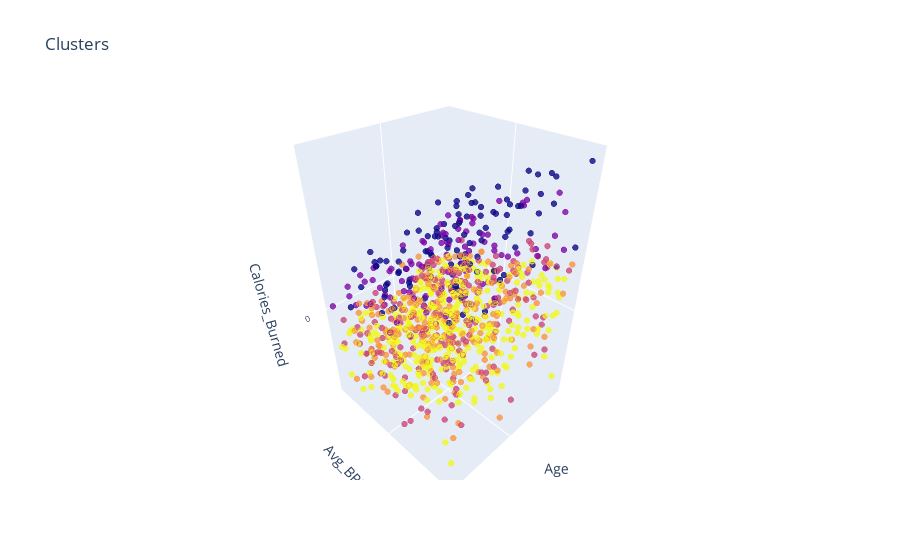

The notebook cell this image was saved under:
### Markdown cell above
# Визуализация кластеры, используя только 3 признака

### Code cell
import plotly.graph_objs as go
import plotly.offline as py

py.init_notebook_mode(connected=True)

# Убедимся, что cluster числовой
df['cluster'] = df['cluster'].astype('category').cat.codes

trace1 = go.Scatter3d(
    x=df['Age'],
    y=df['Avg_BPM'],
    z=df['Calories_Burned'],
    mode='markers',
    marker=dict(
        color=df['cluster'], 
        size=2,
        line=dict(
            color=df['cluster'],
            width=6
        ),
        opacity=0.8
    )
)

data = [trace1]
layout = go.Layout(
    title='Clusters',
    scene=dict(
        xaxis=dict(
            title='Age',
            dtick=50,          
            tickfont=dict(
                size=1      
            )
        ),
        yaxis=dict(
            title='Avg_BPM',
            dtick=50,           
            tickfont=dict(
                size=1     
            )
        ),
        zaxis=dict(
            title='Calories_Burned',
            dtick=50,           
            tickfont=dict(
                size=10     
            )
        )
    )
)

fig = go.Figure(data=data, layout=layout)
fig.show()

### Figure 1 — Plotly figure (JSON) as saved in the notebook; plotly's stock layout.template omitted (floating-point values rounded to 4 significant figures; data arrays with more than 128 entries replaced by an {"elided": "..."} marker saying what was removed)
{"data": [{"marker": {"color": {"elided": "973 int values"}, "line": {"color": {"elided": "973 int values"}, "width": 6}, "opacity": 0.8, "size": 2}, "mode": "markers", "type": "scatter3d", "x": {"elided": "973 float values"}, "y": {"elided": "973 float values"}, "z": {"elided": "973 float values"}}], "layout": {"autosize": true, "scene": {"aspectmode": "auto", "aspectratio": {"x": 0.8486, "y": 0.8611, "z": 1.369}, "xaxis": {"dtick": 50, "tickfont": {"size": 1}, "title": {"text": "Age"}, "type": "linear"}, "yaxis": {"dtick": 50, "tickfont": {"size": 1}, "title": {"text": "Avg_BPM"}, "type": "linear"}, "zaxis": {"dtick": 50, "tickfont": {"size": 10}, "title": {"text": "Calories_Burned"}, "type": "linear"}}, "title": {"text": "Clusters"}}}
